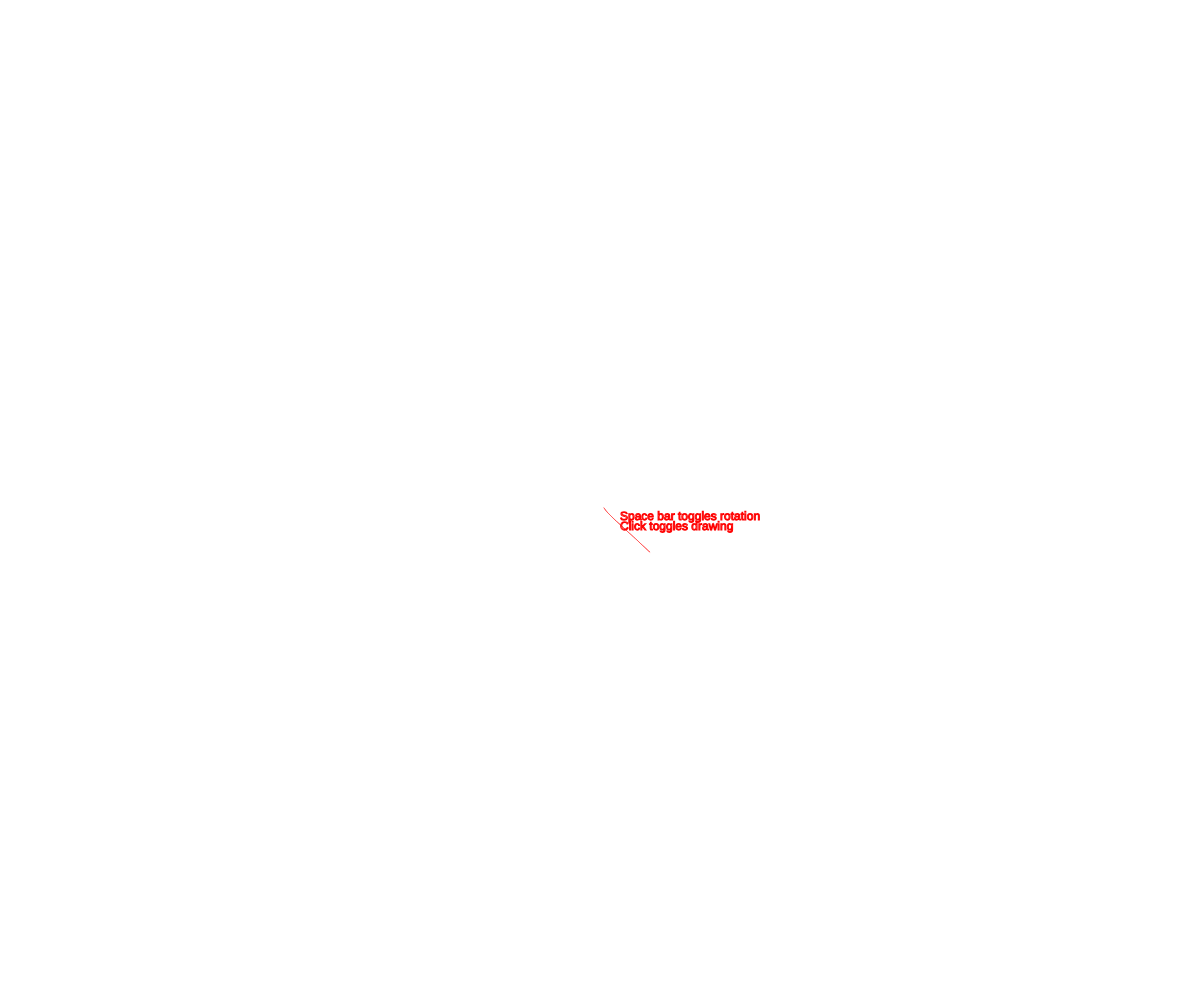
Frame 1 (no input)
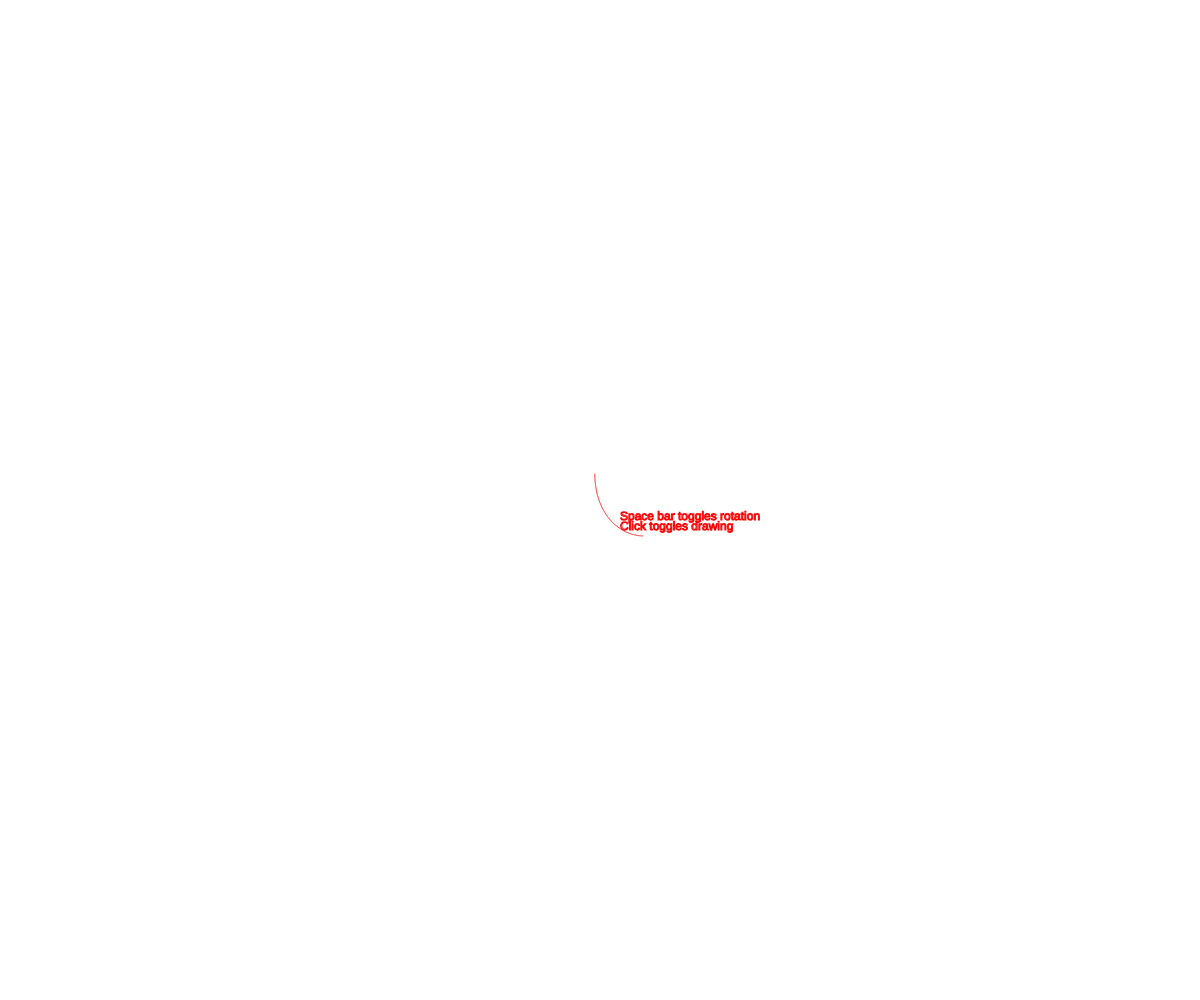
Frame 60 (no input)
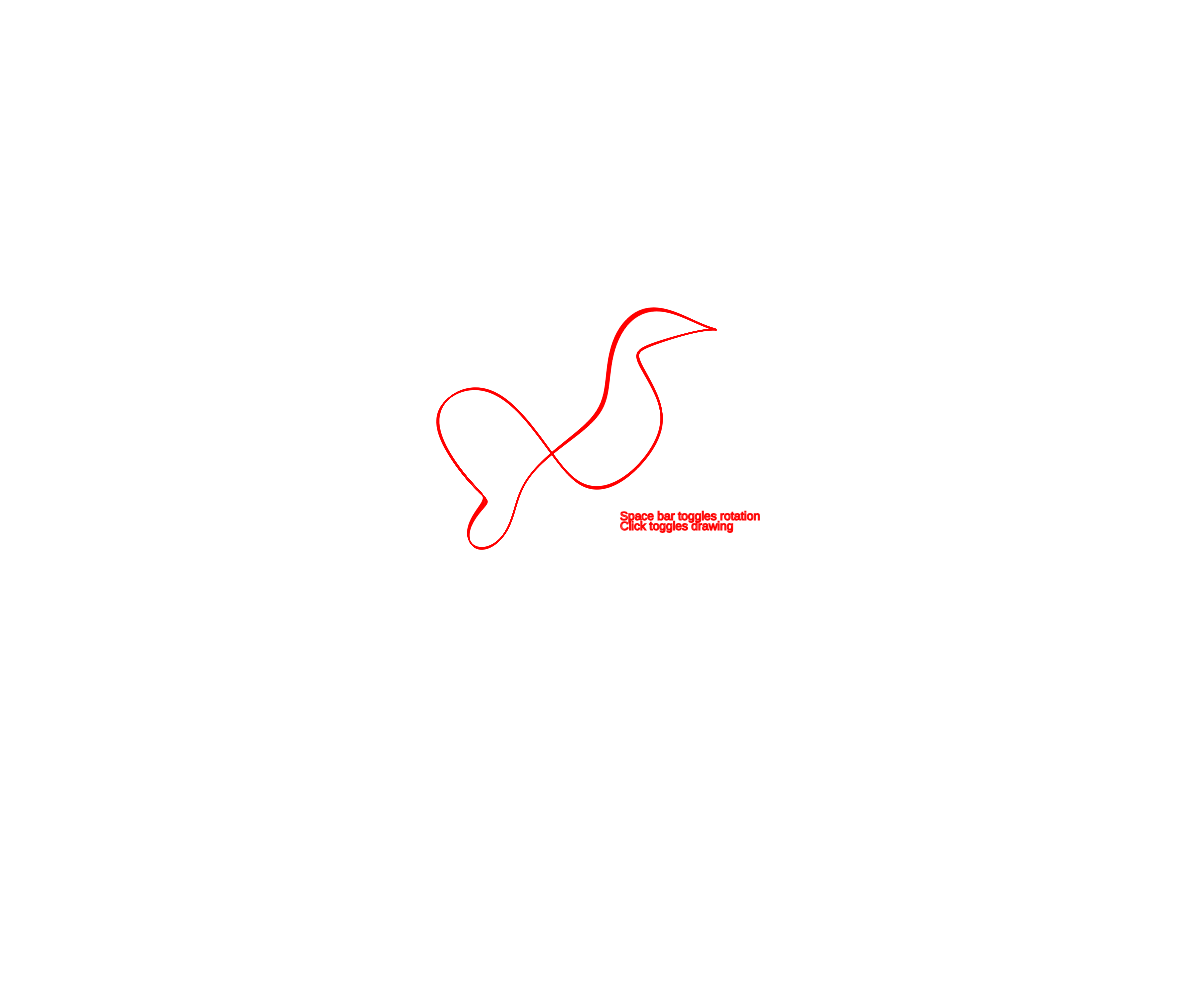
Frame 120 (the mouse pressed at the canvas centre since frame 60)

The p5.js sketch that drew these frames (run headless with seeded random() and noise() and a simulated clock; from frame 60 on, the mouse is pressed at the canvas centre):

// p5.js sketch
// ── sketch.js
var pos = [0.1, 0.2, 0.3];
var b = 0.2;
var dt = 0.005;
var points = 2000;
var still = false;
var rotateFlag = true;
var zoom = 40.;
var xrot = yrot = zrot = 0;
var hertz;


function setup() {
  createCanvas(windowWidth, windowHeight);
  hertz = TWO_PI / 60000;
}

function draw() {
  if (!still) {
    b = map(mouseX, 0, width, 0.001, 0.25);
    dt = map(mouseY, 0, height, 0.001, 0.5);
    background(255);
    stroke(255, 0, 0);
  } else {
    stroke(255, 0, 0, 30);
  }

  noFill();
  translate(width / 2, height / 2);
  var positions = [];
  for (var i = 0; i < points; i++) {
    pos = thomas(pos, b, dt);
    positions[i] = pos;
  }
  for (i = 0; i < positions.length; i++) {
    if (rotateFlag) {
      xrot += 0.1 * hertz;
      yrot += 0.07 * hertz;
      zrot += 0.03 * hertz;
    }
    positions[i] = rotator(positions[i], xrot, yrot, zrot);
  }
  beginShape();
  for (i = 0; i < positions.length; i++) {
    var x, y;
    x = positions[i][0];
    y = positions[i][1];
    curveVertex(x * zoom, y * zoom);
  }
  endShape();
  text("Space bar toggles rotation", 20, 20);
  text("Click toggles drawing", 20, 30);
}

function thomas(vec, b, dt) {
  var x, y, z, dx, dy, dz;
  dx = sin(vec[1]) - b * vec[0];
  dy = sin(vec[2]) - b * vec[1];
  dz = sin(vec[0]) - b * vec[2];
  dx *= dt;
  dy *= dt;
  dz *= dt;
  x = vec[0] + dx;
  y = vec[1] + dy;
  z = vec[2] + dz;
  return [x, y, z];
}

function rotator(pos, xrot, yrot, zrot) {
  var rx, ry, rz, tx, ty, tz;
  rx = pos[0];
  ry = pos[1];
  rz = pos[2];

  // plan z
  tx = rx * cos(zrot) - ry * sin(zrot);
  ty = rx * sin(zrot) + ry * cos(zrot);
  tz = rz;
  rx = tx;
  ry = ty;
  rz = tz;

  // plan y
  tx = rx * cos(yrot) + rz * sin(yrot);
  ty = ry;
  tz = -rx * sin(yrot) + rz * cos(yrot);
  rx = tx;
  ry = ty;
  rz = tz;

  // plan x
  tx = rx;
  ty = ry * cos(xrot) - rz * sin(xrot);
  tz = ry * sin(xrot) + rz * cos(xrot);
  rx = tx;
  ry = ty;
  rz = tz;

  return [rx, ry, rz];
}

function mouseClicked() {
  still = !still;
  background(255);
}

function keyPressed() {
  if (key === ' ') {
    rotateFlag = !rotateFlag;
  }
}
